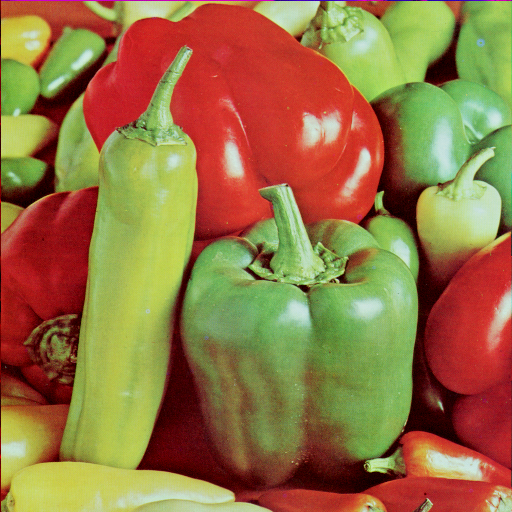
#> input picture peppers.png, 512 x 512 px
$ python smooth_image.py
#> lines starting #> are read from the running program, lines starting #| are printed output that depends on the picture
# ===================================================================
# Example : reading, displaying and smoothing an image

# Author : Amir Atapour Abarghouei, amir.atapour-abarghouei@durham.ac.uk

# Copyright (c) 2021 Amir Atapour Abarghouei

# License : LGPL - http://www.gnu.org/licenses/lgpl.html
# ===================================================================
import cv2
# ===================================================================

# define display window name

windowName = "Original Image" # window name - for the original image
windowName2 = "Smoothed Image" # window name 2 - for the smoothed image
windowName3 = "Smoothed Image 2"
# read an image from the specified file - the cv2.IMREAD_COLOR flag enables reading the image in colour

image = cv2.imread('./peppers.png', cv2.IMREAD_COLOR)
#> image is the input picture: shape (512, 512, 3); mean B, G, R 66.5, 115.6, 149.8

# check that the image has been successfully loaded

if not image is None:

    # performing smoothing on the image using a 5x5 smoothing mark (see manual entry for GaussianBlur())

    blur = cv2.GaussianBlur(image,(15,5),30)
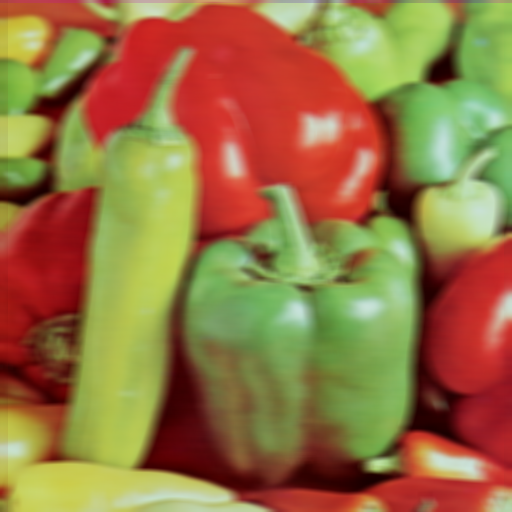
#> blur: shape (512, 512, 3); mean B, G, R 66.5, 115.8, 149.9
    blur2 = cv2.GaussianBlur(image, (7,7), 30)
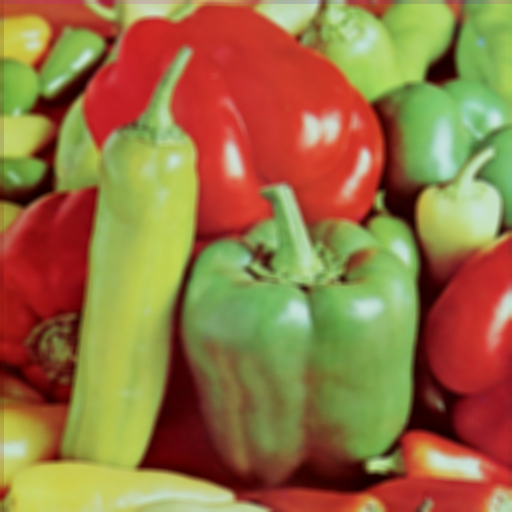
#> blur2: shape (512, 512, 3); mean B, G, R 66.5, 115.8, 149.9
    # display the original image and this blurred image in named windows

    # cv2.imshow(windowName, image)
    # cv2.imshow(windowName2, blur)
    # cv2.imshow(windowName3, blur2)
    new_image = cv2.flip(image, 0)
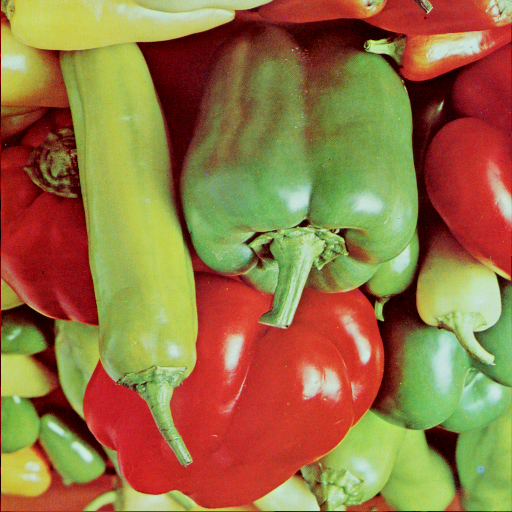
#> new_image: shape (512, 512, 3); mean B, G, R 66.5, 115.6, 149.8
    # Displaying the image
    cv2.imshow(windowName, new_image)
    cv2.imshow(windowName2, image)
    # start the event loop - essential

    # cv2.waitKey() is a keyboard binding function (argument is the time in milliseconds).
    # It waits for specified milliseconds for any keyboard event.
    # If you press any key in that time, the program continues.
    # If 0 is passed, it waits indefinitely for a key stroke.

    key = cv2.waitKey(0) # wait
#> (key x is pressed here)

    # It can also be set to detect specific key strokes by recording which key is pressed

    # e.g. if user presses "x" then exit and close all windows

    if (key == ord('x')):
        cv2.destroyAllWindows()
else:
    print("No image file was loaded.")
# ===================================================================
